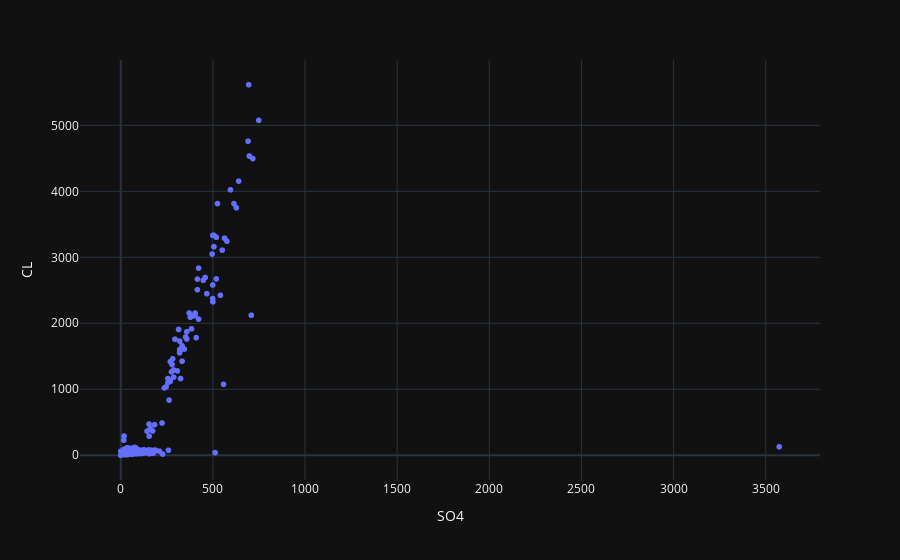

The cell this chart's notebook holds for it:
### Code cell
fig = px.scatter(df,x = "SO4",y="CL", template= "plotly_dark")
fig.show()

### Figure 1 — Plotly figure (JSON) as saved in the notebook; plotly's stock layout.template omitted (floating-point values rounded to 4 significant figures; data arrays with more than 128 entries replaced by an {"elided": "..."} marker saying what was removed)
{"data": [{"hovertemplate": "SO4=%{x}<br>CL=%{y}<extra></extra>", "legendgroup": "", "marker": {"color": "#636efa", "symbol": "circle"}, "mode": "markers", "name": "", "showlegend": false, "type": "scattergl", "x": {"elided": "2861 float values"}, "xaxis": "x", "y": {"elided": "2861 float values"}, "yaxis": "y"}], "layout": {"autosize": true, "legend": {"tracegroupgap": 0}, "margin": {"t": 60}, "xaxis": {"anchor": "y", "autorange": true, "domain": [0, 1], "range": [-216.9, 3790.0], "title": {"text": "SO4"}, "type": "linear"}, "yaxis": {"anchor": "x", "autorange": true, "domain": [0, 1], "range": [-434.8, 6050.0], "title": {"text": "CL"}, "type": "linear"}}}
